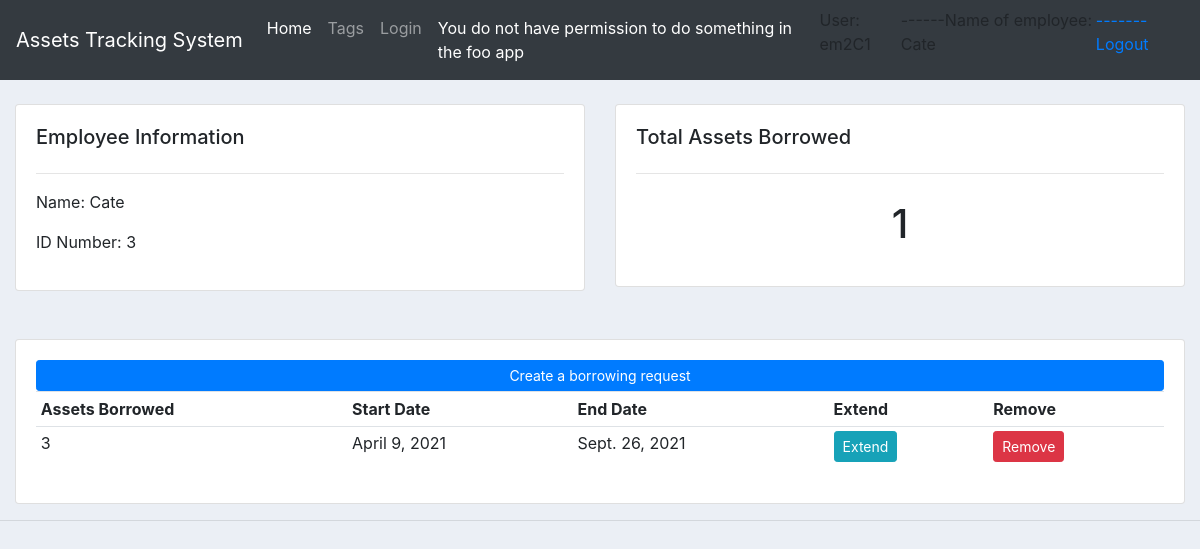
Page /employee/3/ (signed in) on the earlier database version.
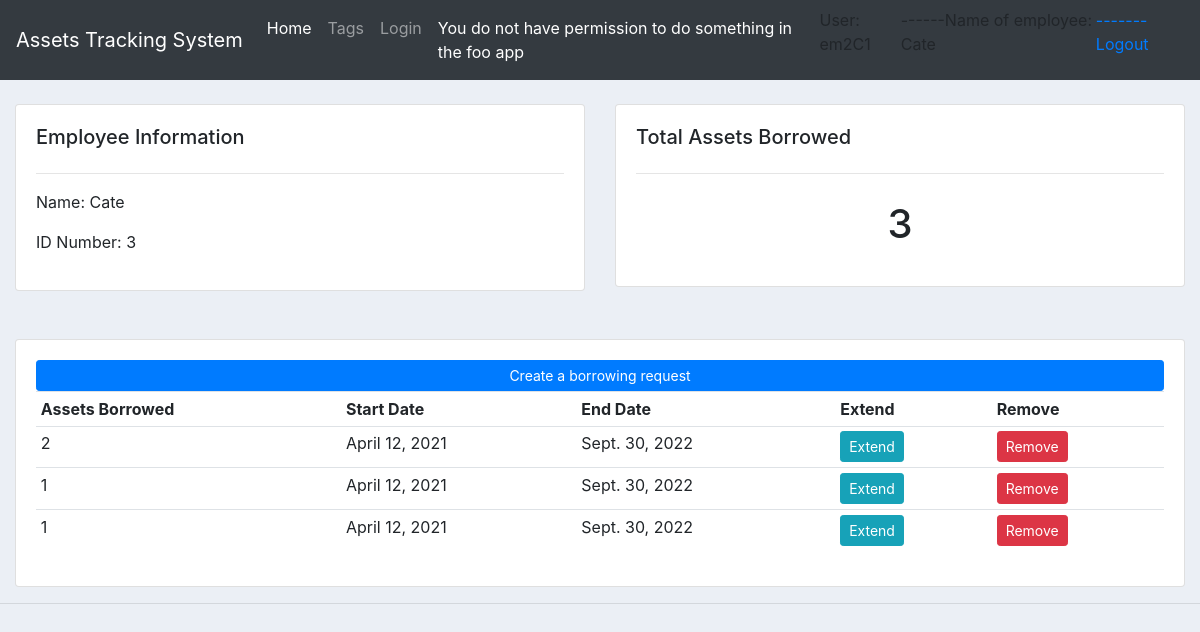
Same page on the later database version.
### assetstracking/models.py (models this page shows, shortened)
class Borrowing(models.Model):
    borrowing_id = models.IntegerField(null=True)
    start_date = models.DateField(auto_now_add=True, null=True)
    end_date = models.DateField(null=True)
    subscriber_id = models.ManyToManyField(Subscriber)
    employee_id = models.ForeignKey(Employee, null=True, on_delete= models.SET_NULL)
    tag_id = models.ForeignKey(Tag, null=True, on_delete= models.SET_NULL)
    employee_id_scanned = models.IntegerField(null=True,default=0)
    asset_id_scanned = models.IntegerField(null=True,default=0)
    reader_code = models.CharField(max_length=200, null=True, default=0)

### assetstracking/views.py (the view)
# urls.py: path('employee/<str:employee_test>/', views.employee, name="employee"),
def employee(request, employee_test):
    employee = Employee.objects.get(id=employee_test)
    borrowings = employee.borrowing_set.all()
    borrowing_count = borrowings.count()
    context = {'employee': employee, 'borrowings': borrowings, 'borrowing_count':borrowing_count}
    return render(request, 'assetstracking/employee.html', context)

### assetstracking/templates/assetstracking/employee.html
{%  extends 'assetstracking/main.html' %}
{% block content %}
{% if user.employee.employee_id == employee.employee_id or perms.user.add_employee %}
	<br>
<div class="row">
	<div class="col-md">
		<div class="card card-body">
			<h5>Employee Information</h5>
			<hr>
			<p>Name: {{user.employee.employee_name}} </p>
			<p>ID Number: {{user.employee.employee_id}} </p>
		</div>
	</div>
	<div class="col-md">
		<div class="card card-body">
			<h5>Total Assets Borrowed</h5>
			<hr>
			<h1 style="text-align: center;padding: 10px">{{borrowing_count}}</h1>
		</div>
	</div>
</div>
<br>
<br>
<div class="row">
	<div class="col-md">
		<div class="card card-body">
		    <a class="btn btn-primary  btn-sm btn-block" href="{% url 'createBorrowing' %}">Create a borrowing request</a>
			<table class="table table-sm">
				<tr>
					<th>Assets Borrowed {{user.borrowing.borrowing_id}}</th>
					<th>Start Date</th>
					<th>End Date</th>
					<th>Extend</th>
					<th>Remove</th>
				</tr>
				{% for i in borrowings %}
				<tr>
					<td>{{i.borrowing_id}}</td>
					<td>{{i.start_date}}</td>
					<td>{{i.end_date}}</td>
					<td><a class="btn btn-sm btn-info" href="{% url 'extendBorrowing' i.id %}">Extend</a></td>
					<td><a class="btn btn-sm btn-danger" href="{% url 'deleteBorrowing' i.id %}">Remove</a></td>
				</tr>
				{% endfor %}
			</table>
		</div>
	</div>
</div>
{% else %}
<li>You are not authorized to access this page</li>
{% endif %}
{% endblock %}

Differences in the rows shown:
removed Borrowing: borrowing_id "3", start_date "April 9, 2021", end_date "Sept. 26, 2021"
added Borrowing: borrowing_id "2", start_date "April 12, 2021", end_date "Sept. 30, 2022"
added Borrowing: borrowing_id "1", start_date "April 12, 2021", end_date "Sept. 30, 2022"
added Borrowing: borrowing_id "1", start_date "April 12, 2021", end_date "Sept. 30, 2022"
Other differences:
{{ borrowing_count }}: "1" → "3"
